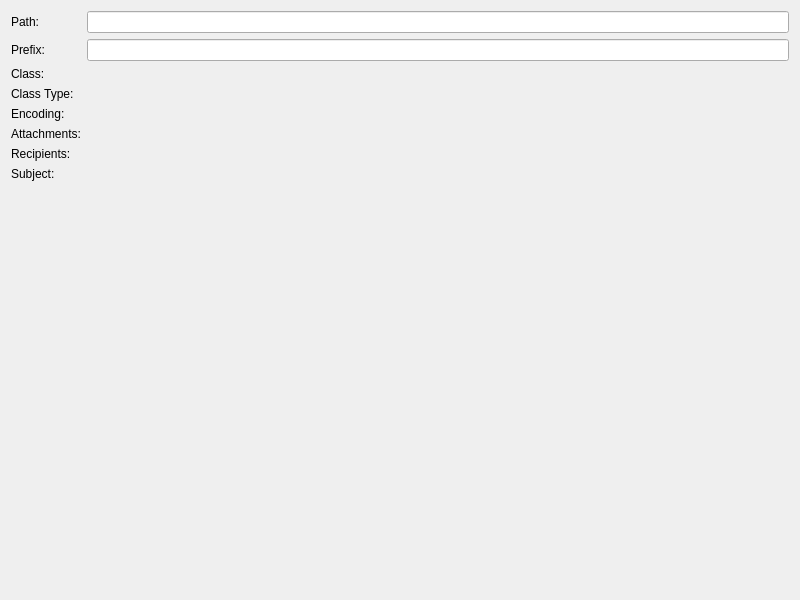
<?xml version="1.0" encoding="UTF-8"?>
<ui version="4.0">
 <class>MSGDetailsPage</class>
 <widget class="QWidget" name="MSGDetailsPage">
  <property name="geometry">
   <rect>
    <x>0</x>
    <y>0</y>
    <width>800</width>
    <height>600</height>
   </rect>
  </property>
  <property name="windowTitle">
   <string>MSGDetailsPage</string>
  </property>
  <layout class="QGridLayout" name="gridLayout">
   <item row="7" column="0">
    <widget class="QLabel" name="label_6">
     <property name="text">
      <string>Subject:</string>
     </property>
    </widget>
   </item>
   <item row="9" column="1">
    <spacer name="verticalSpacer">
     <property name="orientation">
      <enum>Qt::Vertical</enum>
     </property>
     <property name="sizeHint" stdset="0">
      <size>
       <width>20</width>
       <height>40</height>
      </size>
     </property>
    </spacer>
   </item>
   <item row="7" column="1">
    <widget class="QLabel" name="labelSubject">
     <property name="text">
      <string/>
     </property>
    </widget>
   </item>
   <item row="0" column="1">
    <widget class="QLineEdit" name="labelPath">
     <property name="readOnly">
      <bool>true</bool>
     </property>
    </widget>
   </item>
   <item row="6" column="0">
    <widget class="QLabel" name="label_4">
     <property name="text">
      <string>Recipients:</string>
     </property>
    </widget>
   </item>
   <item row="4" column="1">
    <widget class="QLabel" name="labelEncoding">
     <property name="text">
      <string/>
     </property>
    </widget>
   </item>
   <item row="2" column="0">
    <widget class="QLabel" name="label_5">
     <property name="text">
      <string>Class:</string>
     </property>
    </widget>
   </item>
   <item row="5" column="1">
    <widget class="QLabel" name="labelAttachCount">
     <property name="text">
      <string/>
     </property>
    </widget>
   </item>
   <item row="0" column="0">
    <widget class="QLabel" name="label">
     <property name="text">
      <string>Path:</string>
     </property>
    </widget>
   </item>
   <item row="5" column="0">
    <widget class="QLabel" name="label_2">
     <property name="text">
      <string>Attachments:</string>
     </property>
    </widget>
   </item>
   <item row="3" column="1">
    <widget class="QLabel" name="labelClassType">
     <property name="text">
      <string/>
     </property>
    </widget>
   </item>
   <item row="4" column="0">
    <widget class="QLabel" name="label_3">
     <property name="text">
      <string>Encoding:</string>
     </property>
    </widget>
   </item>
   <item row="2" column="1">
    <widget class="QLabel" name="labelClass">
     <property name="text">
      <string/>
     </property>
    </widget>
   </item>
   <item row="6" column="1">
    <widget class="QLabel" name="labelRecipCount">
     <property name="text">
      <string/>
     </property>
    </widget>
   </item>
   <item row="3" column="0">
    <widget class="QLabel" name="label_9">
     <property name="text">
      <string>Class Type:</string>
     </property>
    </widget>
   </item>
   <item row="1" column="0">
    <widget class="QLabel" name="label_7">
     <property name="text">
      <string>Prefix:</string>
     </property>
    </widget>
   </item>
   <item row="1" column="1">
    <widget class="QLineEdit" name="labelPrefix">
     <property name="readOnly">
      <bool>true</bool>
     </property>
    </widget>
   </item>
  </layout>
 </widget>
 <resources/>
 <connections/>
</ui>
